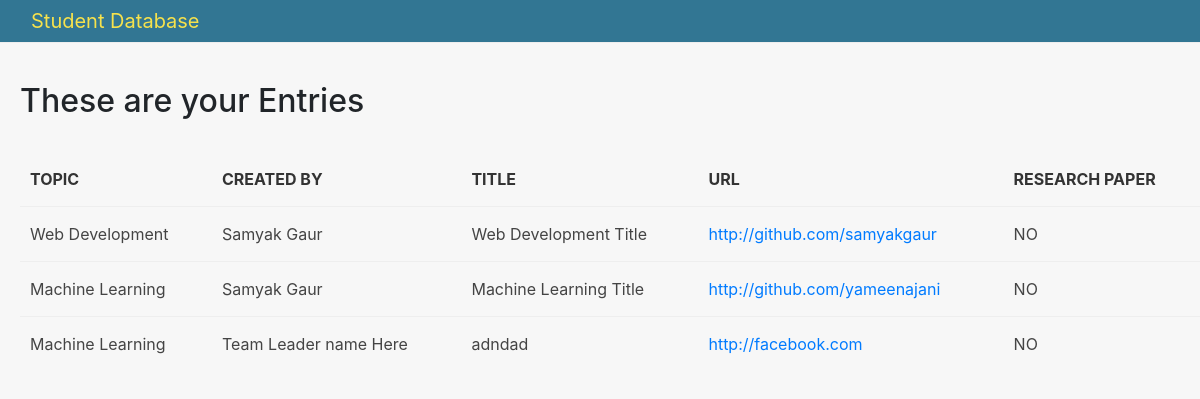
Screenshot of /first_app/index12 with the database file from the repository.
### first_app/models.py (models this page shows, shortened)
class Entrie(models.Model):
    topics = models.ForeignKey(Topic,on_delete=models.PROTECT)
    name = models.CharField(max_length=100,default="Team Leader name Here")
    title = models.CharField(max_length=264, unique=True)
    description = models.TextField(max_length=600, null=True, blank=True)
    url = models.URLField(unique=True)
    start_date = models.DateField()
    end_date = models.DateField()
    year = models.IntegerField(choices=YEARS, default=1)
    department = models.CharField(max_length=100,choices=DEPARTMENTS,default="Computer")
    research_paper = models.CharField(max_length=100,choices=PAPER,default="NO")
    file= models.FileField(upload_to=None,max_length=100,default="NULL")

class Topic(models.Model):
    topic = models.CharField(max_length=264 , unique=True)
    def __str__(self):
        return self.topic

### first_app/views.py (the view)
# urls.py: path('index12',views.report),
def report(request):
    entries_display = Entrie.objects.filter(year=2)
    index1dict = {'entries_display':entries_display}
    return render(request,'first_app/index12.html',context=index1dict)

### templates/first_app/index12.html (shortened to what this page needs)
<!DOCTYPE html>
{% load staticfiles %}
<html lang="en">
<head>
    <link rel="stylesheet" href="https://stackpath.bootstrapcdn.com/bootstrap/4.3.1/css/bootstrap.min.css">
    <link rel="stylesheet" href="{% static "css/main1.css" %}">
</head>
<body>
    <nav class="navbar navbar-expand-lg navbar-light bg-light" style="background-color: rgb(50, 118, 147)!important; height: 43px;">
                <a class="navbar-brand" href="http://127.0.0.1:8000/" style="color: rgb(247, 226, 76)">Student Database</a>
    </nav>
    <br>
    <div style="padding-left: 20px;">
        <h2>These are your Entries </h2><br >
        {% if entries_display %}
        <table>
            <th>Topic</th>
            <th>Created By</th>
            <th>Title</th>
            <th>URL</th>
            <th>Research Paper</th>
            {% for acc in entries_display %}
            <tr>
                <td>{{ acc.topics }}</td>
                <td>{{ acc.name }}</td>
                <td>{{ acc.title }}</td>
                <td><a href="{{ acc.url }}">{{ acc.url}}</td>
                <td>{{ acc.research_paper }}</td>
            </tr>
            {% endfor %}
        </table>
        {% else %}
        <p> no access record found</p>
        {% endif %}
    </div>
</body>
</html>

### static/css/main1.css (style rules this page uses)
* { --main-color: #006992; }
body { display: flex; flex-direction: column; background-color: #f7f7f7; min-height: 100vh; }
nav { background-color: #232632; margin-bottom: 15px; border-bottom: 1px solid #eee; height: 100vh; position: fixed; min-width: 150px; }
nav a { display: block; padding: 20px 15px; color: rgba(255,255,255,.6); transition: 100ms ease; }
table { width: 100%; }
td, th { padding: 15px 10px; border-top: 1px solid #eee; color: #444; }
th { border: none; color: #333; text-transform: uppercase; }
td { position: relative; }

### rows the page displays
Entrie: topics "Web Development", name "Samyak Gaur", title "Web Development Title", url "http://github.com/samyakgaur", research_paper "NO"
Entrie: topics "Machine Learning", name "Samyak Gaur", title "Machine Learning Title", url "http://github.com/yameenajani", research_paper "NO"
Entrie: topics "Machine Learning", name "Team Leader name Here", title "adndad", url "http://facebook.com", research_paper "NO"
